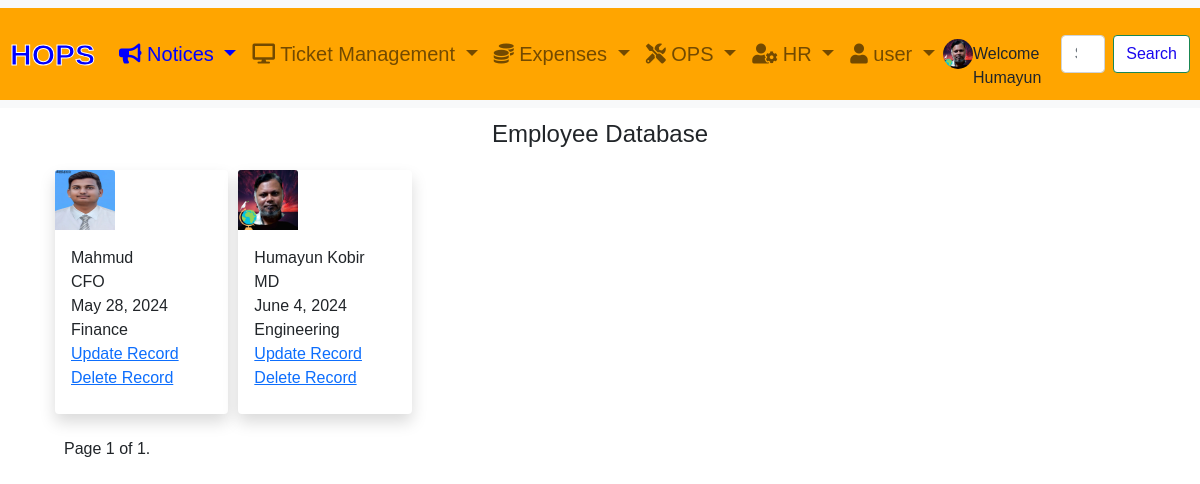
Page /employee/ (signed in) on the committed database.
### account/models.py (models this page shows, shortened)
class Customer(AbstractBaseUser, PermissionsMixin):
    employee = models.ForeignKey('employee.EmployeeModel', related_name='employee_data', on_delete=models.CASCADE, null=True, blank=True)
    email = models.EmailField(_('email address'), unique=True)
    name = models.CharField(max_length=150)
    mobile = models.CharField(max_length=20, blank=True)
    is_active = models.BooleanField(default=False)
    is_staff = models.BooleanField(default=False)
    created = models.DateTimeField(auto_now_add=True)
    updated = models.DateTimeField(auto_now=True)
    profile_picture = models.ImageField(upload_to='profile_pictures/', blank=True, null=True)
    groups = models.ManyToManyField(
        Group,
        related_name='customer_set',
        blank=True,
        help_text=_("The groups this user belongs to."),
        verbose_name=_("groups"),
    )
    user_permissions = models.ManyToManyField(
        Permission,
        related_name='customer_set',
        blank=True,
        help_text=_("Specific permissions for this user."),
        verbose_name=_("user permissions"),
    )
    USER_LEVEL_CHOICES = [
        ('general_user', 'General_User'),
        ('first_level', 'First Level Manager'),
        ('second_level', 'Second Level Manager'),
        ('third_level', 'Third Level Manager'),
        ('external', 'External'),
    ]
    manager_level = models.CharField(max_length=20, choices=USER_LEVEL_CHOICES, default='general_user')
    objects = CustomAccountManager()
    USERNAME_FIELD = 'email'
    REQUIRED_FIELDS = ['name']
    class Meta:
        verbose_name = "Accounts"
        verbose_name_plural = "Accounts"

### employee/models.py (models this page shows, shortened)
class EmployeeModel(models.Model):
    employee_code = models.CharField(max_length=100, unique=True, null=True, blank=True, default='None')
    name = models.CharField(max_length=100, null=True, blank=True,default="Nome")
    first_name = models.CharField(max_length=100, null=True, blank=True,default="Nome")
    last_name = models.CharField(max_length=100,null=True, blank=True,default="Nome")
    posting_area_choices=[
        ('Dhaka','Dhaka'),
        ('Rangpur','Rangpur'),
        ('Sylhet','Sylhet'),
        ('Rajshahi','Rajshahi'),
        ('Chittagong','Chittagong')
    ]
    posting_area = models.CharField(max_length=100,choices=posting_area_choices,null=True,blank=True)
    gender_choices =[
        ('Male','Male'),
        ('Female','Female'),
        ('Others', 'Others')
    ]
    gender = models.CharField(max_length=20,choices= gender_choices,null=True, blank=True,default="Nome")
    address=models.TextField(null=True, blank=True,default="None")
    email = models.EmailField()
    phone_number = models.CharField(max_length=15,null=True, blank=True,default="Nome")
    joining_date = models.DateField()
    resignation_date = models.DateField(null=True, blank=True, default=timezone.now, help_text="Format: YYYY-MM-DD")
    position_choices=[
        ('Chairman','Chairman'),
        ('MD','MD'),
        ('CEO','CEO'),
        ('CFO','CFO'),
        ('CMO','CMO'),
        ('CTO','CTO'),
        ('Specialist','Specialist'),
        ('Manager','Manager'),
        ('Sr.Manager','Sr.Manager'),
        ('DGM','DGM'),
        ('GM','GM'),
        ('SrGM','SrGM'),
        ('Director','Director'),
        ('HOD','HOD'),
        ('Specialist','Specialist'),
        ('HSS_manager','HSS_manager'),
        ('Driver','Driver'),
        ('Peon','Peon'),
        ('General staff','General staff'),
    ]
    position = models.CharField(max_length=100,null=True, blank=True,choices= position_choices,default="Nome")
    department_choices=[
        ('Engineering','Engineering'),
        ('Marketting','Marketing'),
        ('Finance','Finance'),
        ('Accounting','Accounting'),
        ('Technology','Technology'),
        ('Admin','Admin'),
        ('HR','HR'),
        ('Business_Development','Business_Development'),
    ]
    department = models.CharField(max_length=100,null=True, blank=True,choices=department_choices,default="Nome")
    employee_level_choices=[
        ('SeniorManagement','SeniorManagement'),
        ('MidLevelManager','MidLevelManager'),
        ('FirstLevelmanager','FirstLevelManager'),
        ('Executive','Executive'),
        ('Engineer','Engineer'),
        ('Doctor','Doctor'),
        ('Specialist','Specialist'),
        ('Officer','Officer'),
        ('FieldForce','FieldForce'),
        ('General_Staffs','General_Staffs'),
    ]
    employe_level= models.CharField(max_length=100, choices=employee_level_choices, default='executive')
    basic_salary = models.DecimalField(max_digits=10, decimal_places=2,null=True, blank=True,default=0.00)
    house_allowance = models.DecimalField(max_digits=10, decimal_places=2, null=True, blank=True,default=0.00)
    medical_allowance = models.DecimalField(max_digits=10, decimal_places=2,null=True, blank=True, default=0.00)
    transportation_allowance = models.DecimalField(max_digits=10, decimal_places=2,null=True, blank=True, default=0.00)
    bonus = models.DecimalField(max_digits=10, decimal_places=2, default=0.00)
    overtime_pay_rate = models.DecimalField(max_digits=10, decimal_places=2,null=True, blank=True, default=0.00)
    profile_picture = models.ImageField(upload_to='profile_pictures/', null=True, blank=True)
    gross_monthly_salary = models.DecimalField(max_digits=10, decimal_places=2,null=True, blank=True, default=0.00)
    updated_at = models.DateTimeField(default=timezone.now)

### employee/views.py (the view)
# urls.py: path('', views.view_employee, name='view_employee'),
@login_required
def view_employee(request):
    employee_records = EmployeeModel.objects.all()
    paginator = Paginator(employee_records, 10)
    page_number = request.GET.get('page')
    try:
        employee_records = paginator.page(page_number)
    except PageNotAnInteger:
        employee_records = paginator.page(1)
    except EmptyPage:
       employee_records = paginator.page(paginator.num_pages)
    return render(request, 'employee/view_employee.html', {'employee_records': employee_records})

### account/context_processors.py (called while the page is built)
def user_info(request):
    user = request.user
    profile_picture_url = None
    if user.is_authenticated:
        profile_picture_url = user.profile_picture.url if user.profile_picture else None
    return {
        'user_info': user.name if user.is_authenticated else None,
        'profile_picture_url': profile_picture_url
    }

### templates/employee/view_employee.html (shortened to what this page needs)
{% extends "base.html" %}
{% load static %}
{% block content %}
<h4 class="text-center">Employee Database</h4>
<div class="container-fluid">
    <div class="row row-cols-2 row-cols-md-6 p-2">
            {% for employee in employee_records %}
            <div class="col" style="padding:5px;">
                <div class="card border-0 shadow">
                    {% if employee.profile_picture %}
                    <img src="{{ employee.profile_picture.url }}" class="card-img-top" alt="{{ employee.name }}" style="width:60px;height:60px">
                    {% endif %}
                    <div class="card-body">
                        <p class="card-title">{{ employee.name }}<br>
                       {{ employee.position }}<br>
                       {{ employee.joining_date }}<br>
                       {{ employee.department }}<br>
                        {% if request.user.manager_level == 'first_level' %}
                        <a href="{% url 'employee:update_employee' employee.id %}">Update Record</a>
                        <a href="{% url 'employee:delete_employee' employee.id %}">Delete Record</a>
                    {% endif %}
                     </p>
                    </div>
                </div>
            </div>
            {% endfor %}
    </div>
    <div class="pagination" style="padding: 10px;">
        <span class="step-links">
            <span class="current">
                Page {{ employee_records.number }} of {{ employee_records.paginator.num_pages }}.
            </span>
        </span>
    </div>
</div>
<div style="height:600px"></div>
{% endblock %}

### templates/base.html (shortened to what this page needs)
<!DOCTYPE html>
<html lang="en">
<head>
<link href="https://cdn.jsdelivr.net/npm/bootstrap@5.0.0-beta3/dist/css/bootstrap.min.css" rel="stylesheet">
<link rel="stylesheet" href="https://cdnjs.cloudflare.com/ajax/libs/font-awesome/5.15.3/css/all.min.css">
<link href="https://cdnjs.cloudflare.com/ajax/libs/select2/4.0.13/css/select2.min.css" rel="stylesheet">
<link href="https://cdnjs.cloudflare.com/ajax/libs/bootstrap-datepicker/1.9.0/css/bootstrap-datepicker.min.css" rel="stylesheet">
<link href="https://cdnjs.cloudflare.com/ajax/libs/bootstrap-timepicker/0.5.2/css/bootstrap-timepicker.min.css" rel="stylesheet">
        <link rel="stylesheet" href="https://code.jquery.com/ui/1.12.1/themes/base/jquery-ui.css">
        <link rel="stylesheet" href="https://cdn.jsdelivr.net/npm/timepicker@1.11.14/jquery.timepicker.min.css">
</head>
<body>
    {% if user.is_authenticated %}
    <nav class="navbar navbar-expand-lg navbar-light bg-light navbar-fixed-top">
        <div class="container-fluid custom_navbar">
            <a class="navbar-brand menu-color" style="color:blue; font-size:30px;font-family: Helvetica;" href="{% url 'tickets:dash_board' %}">HOPS</a>
            <div class="collapse navbar-collapse" id="navbarSupportedContent">
                <ul class="navbar-nav me-auto mb-2 mb-lg-0">
                    <li class="nav-item dropdown">
                        <a class="nav-link dropdown-toggle menu-color" style="color: blue;" href="#" id="navbarDropdown" role="button" data-bs-toggle="dropdown" aria-expanded="false">
                            <i class="fa fa-bullhorn" aria-hidden="true"></i> Notices
                        </a>
                    </li>
                    <li class="nav-item dropdown">
                        <a class="nav-link dropdown-toggle menu-color"href="#" id="navbarDropdown" role="button" data-bs-toggle="dropdown" aria-expanded="false">
                            <i class="fa fa-desktop" aria-hidden="true"></i> Ticket Management
                        </a>
                    </li>
                    <li class="nav-item dropdown">
                        <a class="nav-link dropdown-toggle menu-color"href="#" id="navbarDropdown" role="button" data-bs-toggle="dropdown" aria-expanded="false">
                            <i class="fas fa-coins"></i>  Expenses
                        </a>
                    </li>
                    <li class="nav-item dropdown">
                        <a class="nav-link dropdown-toggle menu-color"href="#" id="navbarDropdown" role="button" data-bs-toggle="dropdown" aria-expanded="false">
                            <i class="fas fa-tools"></i>  OPS
                        </a>
                    </li>
                    <li class="nav-item dropdown">
                        <a class="nav-link dropdown-toggle menu-color"href="#" id="navbarDropdown" role="button" data-bs-toggle="dropdown" aria-expanded="false">
                            <i class="fas fa-user-cog"></i>  HR
                        </a>
                    </li>
                    <li class="nav-item dropdown">
                        <a class="nav-link dropdown-toggle menu-color"href="#" id="navbarDropdown" role="button" data-bs-toggle="dropdown" aria-expanded="false">
                            <i class="fas fa-user"></i>  user
                        </a>
                    </li>
                </ul>
                    {% if user.is_authenticated %}
                    <a href="{% url 'account:update_profile_picture' user.id %}">
                        {% if profile_picture_url %}
                            <img src="{{ profile_picture_url }}" style="height: 30px; width: 30px; border-radius: 50%;">
                        {% else %}
                        <i class="fas fa-user-circle" aria-hidden="true" style="font-size: 25px; color:white"></i>
                        {% endif %} </a>
                        <br>
                       Welcome {{ request.user.name }}
                {% else %}
                    <a href="{% url 'account:login' %}" style="color:white;">
                        <i class="fas fa-user-circle" aria-hidden="true" style="font-size: 30px;"></i>
                    </a>
                {% endif %}
                    <form class="d-flex" method="GET" action="{% url 'tickets:search_all' %}" style="margin-left:20px">
                    <input class="form-control me-2" type="search" placeholder="Search" aria-label="Search" name="q">
                    <button class="btn btn-outline-success" type="submit" style="color:rgb(26, 7, 239);background:white">Search</button>
                </form>
            </div>
        </div>
    </nav>
{% endif %}
   <div class="col" style="height:120px"></div>
    <div class="container">
        {% block content %}
        {% endblock %}
    </div>
</body>
</html>

### templates/base.html (style rules this page uses)
html, body { font-family: Verdana, sans-serif; background: white; }
.custom_navbar { background-color: orange; padding:10px; }
.navbar-brand { font-size: 40px; font-weight: 700; color: #0AEDED; -webkit-text-stroke: #fff 1px; }
.menu-color { color:blue; font-size: 20px;; }
.navbar-fixed-top { position: fixed; top: 0; width: 100%; z-index: 1000; }

### rows in the picture
Customer: user.name "Humayun"
EmployeeModel: profile_picture (picture), name "Mahmud", position "CFO", joining_date "May 28, 2024", department "Finance"
EmployeeModel: profile_picture (picture), name "Humayun Kobir", position "MD", joining_date "June 4, 2024", department "Engineering"

### other values in the picture
{{ employee_records.number }} "1"
{{ employee_records.paginator.num_pages }} "1"
